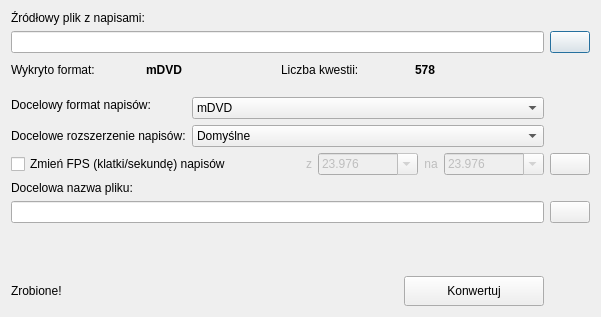
<?xml version="1.0" encoding="UTF-8"?>
<ui version="4.0">
 <class>frmConvert</class>
 <widget class="QDialog" name="frmConvert">
  <property name="geometry">
   <rect>
    <x>0</x>
    <y>0</y>
    <width>601</width>
    <height>317</height>
   </rect>
  </property>
  <property name="windowTitle">
   <string>Dialog</string>
  </property>
  <layout class="QGridLayout" name="gridLayout">
   <item row="0" column="0">
    <widget class="QLabel" name="lbSrcSubFile">
     <property name="text">
      <string>Źródłowy plik z napisami:</string>
     </property>
    </widget>
   </item>
   <item row="1" column="0" colspan="2">
    <widget class="QLineEdit" name="leSrcSubFile">
     <property name="text">
      <string/>
     </property>
     <property name="cursorPosition">
      <number>0</number>
     </property>
     <property name="readOnly">
      <bool>false</bool>
     </property>
    </widget>
   </item>
   <item row="1" column="2">
    <widget class="QPushButton" name="pbSrcSubFileSelect">
     <property name="text">
      <string/>
     </property>
     <property name="icon">
      <iconset resource="../res/resources.qrc">
       <normaloff>:/ui/folder.png</normaloff>:/ui/folder.png</iconset>
     </property>
    </widget>
   </item>
   <item row="2" column="0" colspan="2">
    <layout class="QHBoxLayout" name="horizontalLayout_2">
     <property name="topMargin">
      <number>4</number>
     </property>
     <property name="bottomMargin">
      <number>8</number>
     </property>
     <item>
      <widget class="QLabel" name="lbDetectedFormat">
       <property name="text">
        <string>Wykryto format:</string>
       </property>
      </widget>
     </item>
     <item>
      <widget class="QLabel" name="lbDetectedFormatValue">
       <property name="font">
        <font>
         <weight>75</weight>
         <bold>true</bold>
        </font>
       </property>
       <property name="text">
        <string>mDVD</string>
       </property>
      </widget>
     </item>
     <item>
      <widget class="QLabel" name="lbTotalQuestions">
       <property name="text">
        <string>Liczba kwestii:</string>
       </property>
      </widget>
     </item>
     <item>
      <widget class="QLabel" name="lbTotalQuestionsValue">
       <property name="font">
        <font>
         <weight>75</weight>
         <bold>true</bold>
        </font>
       </property>
       <property name="text">
        <string>578</string>
       </property>
      </widget>
     </item>
    </layout>
   </item>
   <item row="3" column="0" rowspan="2">
    <widget class="QLabel" name="lbTargetFormat">
     <property name="text">
      <string>Docelowy format napisów:</string>
     </property>
    </widget>
   </item>
   <item row="4" column="1">
    <widget class="QComboBox" name="cbTargetFormat">
     <property name="sizePolicy">
      <sizepolicy hsizetype="MinimumExpanding" vsizetype="Fixed">
       <horstretch>0</horstretch>
       <verstretch>0</verstretch>
      </sizepolicy>
     </property>
     <item>
      <property name="text">
       <string>mDVD</string>
      </property>
     </item>
     <item>
      <property name="text">
       <string>MPL2</string>
      </property>
     </item>
     <item>
      <property name="text">
       <string>SRT</string>
      </property>
     </item>
     <item>
      <property name="text">
       <string>TMP</string>
      </property>
     </item>
    </widget>
   </item>
   <item row="5" column="0">
    <widget class="QLabel" name="lbTargetExtension">
     <property name="text">
      <string>Docelowe rozszerzenie napisów:</string>
     </property>
    </widget>
   </item>
   <item row="5" column="1">
    <widget class="QComboBox" name="cbTargetExtension">
     <property name="sizePolicy">
      <sizepolicy hsizetype="MinimumExpanding" vsizetype="Fixed">
       <horstretch>0</horstretch>
       <verstretch>0</verstretch>
      </sizepolicy>
     </property>
     <item>
      <property name="text">
       <string>Domyślne</string>
      </property>
     </item>
     <item>
      <property name="text">
       <string>.txt</string>
      </property>
     </item>
     <item>
      <property name="text">
       <string>.sub</string>
      </property>
     </item>
     <item>
      <property name="text">
       <string>.srt</string>
      </property>
     </item>
    </widget>
   </item>
   <item row="6" column="0" colspan="2">
    <layout class="QHBoxLayout" name="horizontalLayout">
     <item>
      <widget class="QCheckBox" name="cbChangeFPS">
       <property name="text">
        <string>Zmień FPS (klatki/sekundę) napisów</string>
       </property>
      </widget>
     </item>
     <item>
      <spacer name="horizontalSpacer_2">
       <property name="orientation">
        <enum>Qt::Horizontal</enum>
       </property>
       <property name="sizeHint" stdset="0">
        <size>
         <width>40</width>
         <height>20</height>
        </size>
       </property>
      </spacer>
     </item>
     <item>
      <widget class="QLabel" name="label">
       <property name="enabled">
        <bool>false</bool>
       </property>
       <property name="text">
        <string>z</string>
       </property>
      </widget>
     </item>
     <item>
      <widget class="QComboBox" name="cbFPSFrom">
       <property name="enabled">
        <bool>false</bool>
       </property>
       <property name="minimumSize">
        <size>
         <width>100</width>
         <height>0</height>
        </size>
       </property>
       <property name="editable">
        <bool>true</bool>
       </property>
       <item>
        <property name="text">
         <string>23.976</string>
        </property>
       </item>
       <item>
        <property name="text">
         <string>24</string>
        </property>
       </item>
       <item>
        <property name="text">
         <string>25</string>
        </property>
       </item>
       <item>
        <property name="text">
         <string>29.97</string>
        </property>
       </item>
       <item>
        <property name="text">
         <string>30</string>
        </property>
       </item>
       <item>
        <property name="text">
         <string>50</string>
        </property>
       </item>
       <item>
        <property name="text">
         <string>59.94</string>
        </property>
       </item>
       <item>
        <property name="text">
         <string>60</string>
        </property>
       </item>
      </widget>
     </item>
     <item>
      <widget class="QLabel" name="lbTo">
       <property name="enabled">
        <bool>false</bool>
       </property>
       <property name="text">
        <string>na</string>
       </property>
       <property name="alignment">
        <set>Qt::AlignCenter</set>
       </property>
      </widget>
     </item>
     <item>
      <widget class="QComboBox" name="cbFPSTo">
       <property name="enabled">
        <bool>false</bool>
       </property>
       <property name="minimumSize">
        <size>
         <width>100</width>
         <height>0</height>
        </size>
       </property>
       <property name="editable">
        <bool>true</bool>
       </property>
       <item>
        <property name="text">
         <string>23.976</string>
        </property>
       </item>
       <item>
        <property name="text">
         <string>24</string>
        </property>
       </item>
       <item>
        <property name="text">
         <string>25</string>
        </property>
       </item>
       <item>
        <property name="text">
         <string>29.97</string>
        </property>
       </item>
       <item>
        <property name="text">
         <string>30</string>
        </property>
       </item>
       <item>
        <property name="text">
         <string>50</string>
        </property>
       </item>
       <item>
        <property name="text">
         <string>59.94</string>
        </property>
       </item>
       <item>
        <property name="text">
         <string>60</string>
        </property>
       </item>
      </widget>
     </item>
    </layout>
   </item>
   <item row="6" column="2">
    <widget class="QPushButton" name="pbTargetFileNameSelect_2">
     <property name="text">
      <string/>
     </property>
     <property name="icon">
      <iconset resource="../res/resources.qrc">
       <normaloff>:/ui/folder.png</normaloff>:/ui/folder.png</iconset>
     </property>
    </widget>
   </item>
   <item row="7" column="0">
    <widget class="QLabel" name="lbTargetFileName">
     <property name="text">
      <string>Docelowa nazwa pliku:</string>
     </property>
    </widget>
   </item>
   <item row="8" column="0" colspan="2">
    <widget class="QLineEdit" name="leTargetFileName">
     <property name="text">
      <string/>
     </property>
     <property name="cursorPosition">
      <number>0</number>
     </property>
     <property name="readOnly">
      <bool>false</bool>
     </property>
    </widget>
   </item>
   <item row="8" column="2">
    <widget class="QPushButton" name="pbTargetFileNameSelect">
     <property name="text">
      <string/>
     </property>
     <property name="icon">
      <iconset resource="../res/resources.qrc">
       <normaloff>:/ui/folder.png</normaloff>:/ui/folder.png</iconset>
     </property>
    </widget>
   </item>
   <item row="9" column="0" colspan="2">
    <spacer name="verticalSpacer">
     <property name="orientation">
      <enum>Qt::Vertical</enum>
     </property>
     <property name="sizeHint" stdset="0">
      <size>
       <width>478</width>
       <height>34</height>
      </size>
     </property>
    </spacer>
   </item>
   <item row="10" column="0" colspan="2">
    <layout class="QHBoxLayout" name="horizontalLayout_3">
     <item>
      <widget class="QLabel" name="lbDone">
       <property name="text">
        <string>Zrobione!</string>
       </property>
      </widget>
     </item>
     <item>
      <spacer name="horizontalSpacer">
       <property name="orientation">
        <enum>Qt::Horizontal</enum>
       </property>
       <property name="sizeHint" stdset="0">
        <size>
         <width>40</width>
         <height>20</height>
        </size>
       </property>
      </spacer>
     </item>
     <item>
      <widget class="QPushButton" name="pbConvert">
       <property name="minimumSize">
        <size>
         <width>140</width>
         <height>30</height>
        </size>
       </property>
       <property name="text">
        <string>Konwertuj</string>
       </property>
      </widget>
     </item>
    </layout>
   </item>
  </layout>
 </widget>
 <resources>
  <include location="../res/resources.qrc"/>
 </resources>
 <connections/>
</ui>
